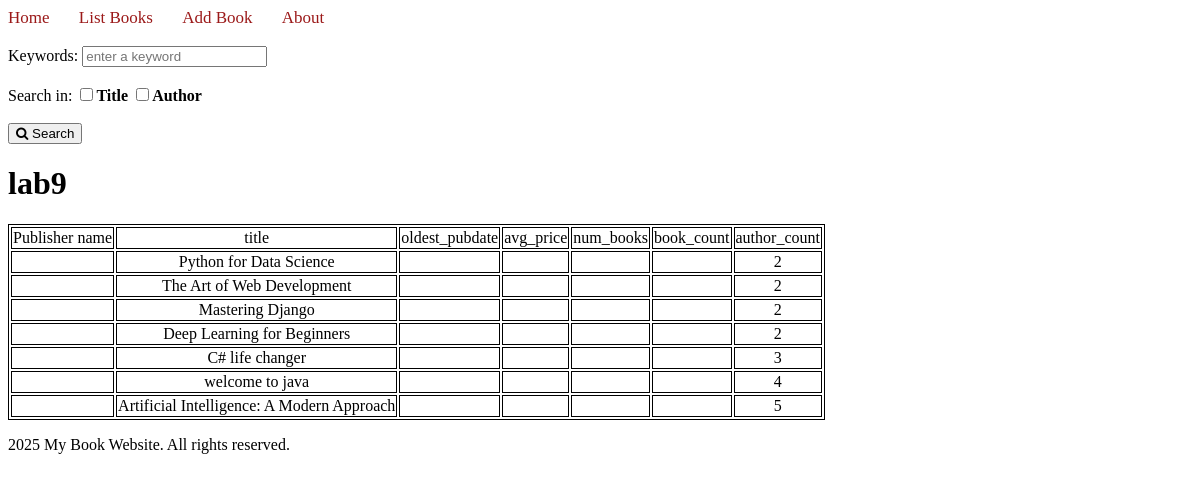
The page /books/lab9/5/ on the database its author committed.
### apps/bookmodule/models.py (models this page shows)
class Book(models.Model):
     title = models.CharField(max_length = 50)
     price = models.DecimalField(max_digits=10, decimal_places=2)
     rating = models.SmallIntegerField(default = 1)
     pubdate= models.DateTimeField(default=timezone.now)
     author = models.ManyToManyField(Author)
     publisher = models.ForeignKey(Publisher, on_delete=models.CASCADE, null=True)
     class Meta:
         ordering = ['title']

### apps/bookmodule/views.py (the view)
# urls.py: path('lab9/5/' , views.lab95, name = 'books.lab95'),
def lab95(request):
     objs= Book.objects.annotate(author_count=Count('author')).filter(author_count__gt= 1).order_by('author_count')
     return render(request, 'bookmodule/lab9.html', {'books': objs})

### apps/templates/bookmodule/lab9.html (shortened to what this page needs)
{% extends "layouts/base.html" %}
{% load static %}
{% block content %}
<h1>lab9</h1>
{% if books %}
<table border>
 <tr>
  <td> Publisher name </td>
  <td> title </td>
  <td> oldest_pubdate </td>
  <td> avg_price</td>
  <td> num_books</td>
  <td> book_count </td>
  <td> author_count</td>
 </tr>
 {% for i in books %}
 <tr>
    <td>{{i.name}}</td>
    <td>{{i.title}}</td>
    <td>{{i.oldest_pubdate}}</td>
    <td>{{i.avg_price}}</td>
    <td>{{i.num_books}}</td>
    <td>{{i.book_count}}</td>
    <td>{{i.author_count}}</td>
</tr>
{%endfor%}
</table>
{%endif%}
{% endblock %}

### apps/static/style.css (style rules this page uses)
table , th , td { border: 1px solid ; text-align: center; }

### rows shown on the page
Book: title "Python for Data Science", author_count "2"
Book: title "The Art of Web Development", author_count "2"
Book: title "Mastering Django", author_count "2"
Book: title "Deep Learning for Beginners", author_count "2"
Book: title "C# life changer", author_count "3"
Book: title "welcome to java", author_count "4"
Book: title "Artificial Intelligence: A Modern Approach", author_count "5"
